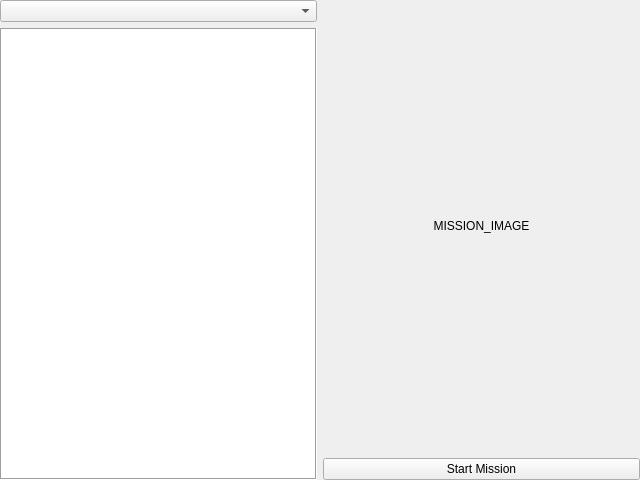
<?xml version="1.0" encoding="UTF-8"?>
<ui version="4.0">
 <class>WidgetMissions</class>
 <widget class="QWidget" name="WidgetMissions">
  <property name="geometry">
   <rect>
    <x>0</x>
    <y>0</y>
    <width>640</width>
    <height>480</height>
   </rect>
  </property>
  <property name="windowTitle">
   <string>Missions</string>
  </property>
  <layout class="QGridLayout" name="gridLayout">
   <property name="leftMargin">
    <number>0</number>
   </property>
   <property name="topMargin">
    <number>0</number>
   </property>
   <property name="rightMargin">
    <number>0</number>
   </property>
   <property name="bottomMargin">
    <number>0</number>
   </property>
   <item row="1" column="0" rowspan="3">
    <widget class="QTextBrowser" name="textBrowserMission">
     <property name="focusPolicy">
      <enum>Qt::NoFocus</enum>
     </property>
     <property name="frameShape">
      <enum>QFrame::Box</enum>
     </property>
    </widget>
   </item>
   <item row="3" column="1">
    <widget class="QPushButton" name="pushButtonStartMission">
     <property name="text">
      <string>Start Mission</string>
     </property>
    </widget>
   </item>
   <item row="0" column="0">
    <widget class="QComboBox" name="comboBoxMissions">
     <property name="sizePolicy">
      <sizepolicy hsizetype="Preferred" vsizetype="Fixed">
       <horstretch>1</horstretch>
       <verstretch>0</verstretch>
      </sizepolicy>
     </property>
    </widget>
   </item>
   <item row="0" column="1" rowspan="3">
    <widget class="QWidget" name="widgetMissionImage" native="true">
     <property name="sizePolicy">
      <sizepolicy hsizetype="Preferred" vsizetype="Preferred">
       <horstretch>1</horstretch>
       <verstretch>0</verstretch>
      </sizepolicy>
     </property>
     <layout class="QGridLayout" name="gridLayout_2">
      <item row="0" column="0">
       <widget class="QLabel" name="labelMissionImage">
        <property name="sizePolicy">
         <sizepolicy hsizetype="Ignored" vsizetype="Ignored">
          <horstretch>0</horstretch>
          <verstretch>0</verstretch>
         </sizepolicy>
        </property>
        <property name="text">
         <string notr="true">MISSION_IMAGE</string>
        </property>
        <property name="scaledContents">
         <bool>false</bool>
        </property>
        <property name="alignment">
         <set>Qt::AlignCenter</set>
        </property>
       </widget>
      </item>
     </layout>
    </widget>
   </item>
  </layout>
 </widget>
 <tabstops>
  <tabstop>comboBoxMissions</tabstop>
  <tabstop>textBrowserMission</tabstop>
  <tabstop>pushButtonStartMission</tabstop>
 </tabstops>
 <resources/>
 <connections/>
</ui>
